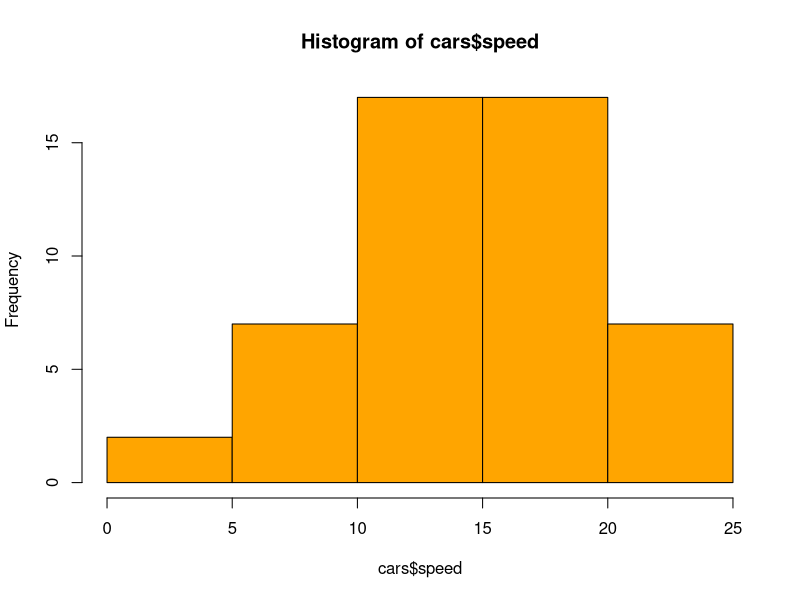

Generate this figure with R:
## ---- chunk 1
data(cars)
hist(cars$speed, col="orange")
